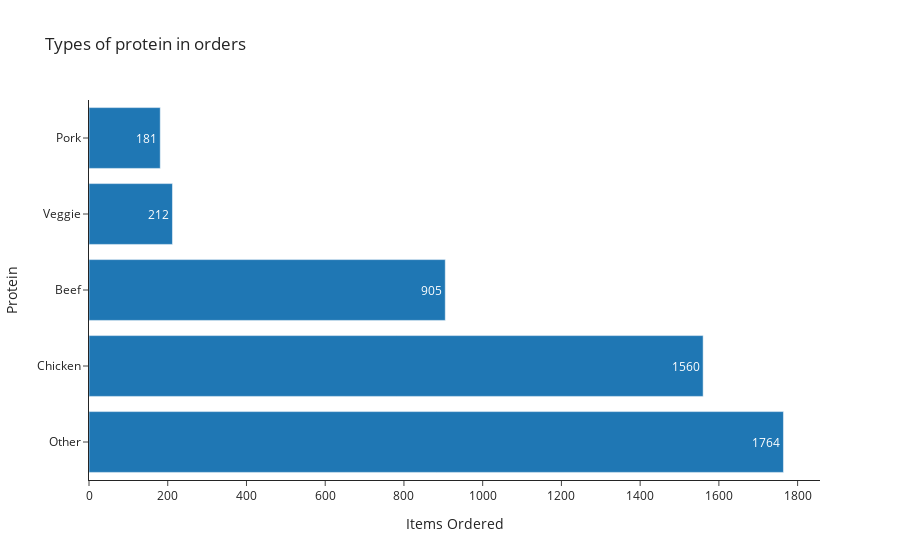

The cell this chart's notebook holds for it:
### Code cell
data_protein = df['protein'].value_counts().reset_index()
data_protein.columns = ['protein','item_count']
fig = px.bar(data_protein, 
             x='item_count',y='protein'
             title='Types of protein in orders',
             text='item_count',
             labels={'protein':"Protein",'item_count':"Items Ordered"},
             template='simple_white',
             orientation='h'
            )
fig.show()

### Figure 1 — Plotly figure (JSON) as saved in the notebook; plotly's stock layout.template omitted (floating-point values rounded to 4 significant figures)
{"data": [{"alignmentgroup": "True", "hovertemplate": "Items Ordered=%{text}<br>Protein=%{y}<extra></extra>", "legendgroup": "", "marker": {"color": "#1F77B4"}, "name": "", "offsetgroup": "", "orientation": "h", "showlegend": false, "text": [1764, 1560, 905, 212, 181], "textposition": "auto", "type": "bar", "x": [1764, 1560, 905, 212, 181], "xaxis": "x", "y": ["Other", "Chicken", "Beef", "Veggie", "Pork"], "yaxis": "y"}], "layout": {"barmode": "relative", "legend": {"tracegroupgap": 0}, "title": {"text": "Types of protein in orders"}, "xaxis": {"anchor": "y", "domain": [0, 1], "title": {"text": "Items Ordered"}}, "yaxis": {"anchor": "x", "domain": [0, 1], "title": {"text": "Protein"}}}}
